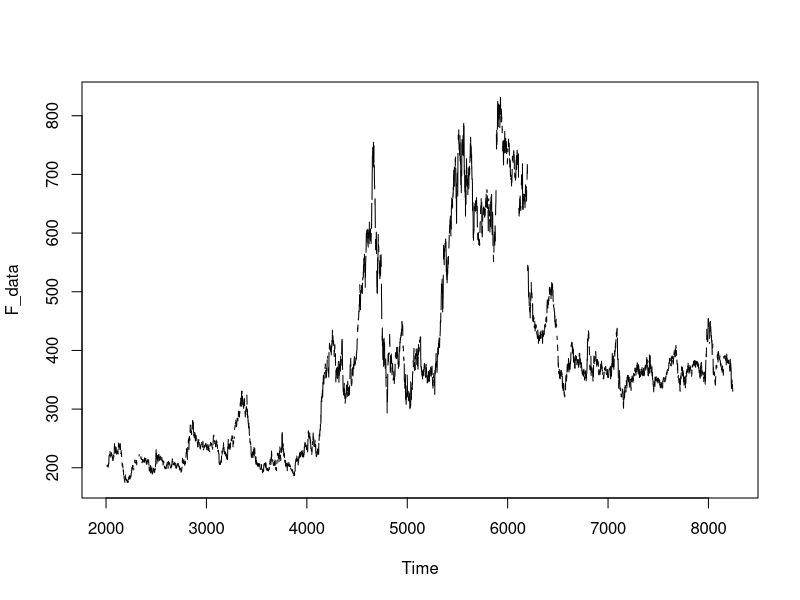

Generate this figure with R: (Note: this script raises an error after producing the figure.)
FinancialData<-read.csv("ZC=F.csv",row.names=1)
F_data<-ts(FinancialData$Close,start=c(1999,12,21))
plot(F_data)
plot(log(F_data))
acf(diff(log(F_data),5,1),plot=FALSE)

